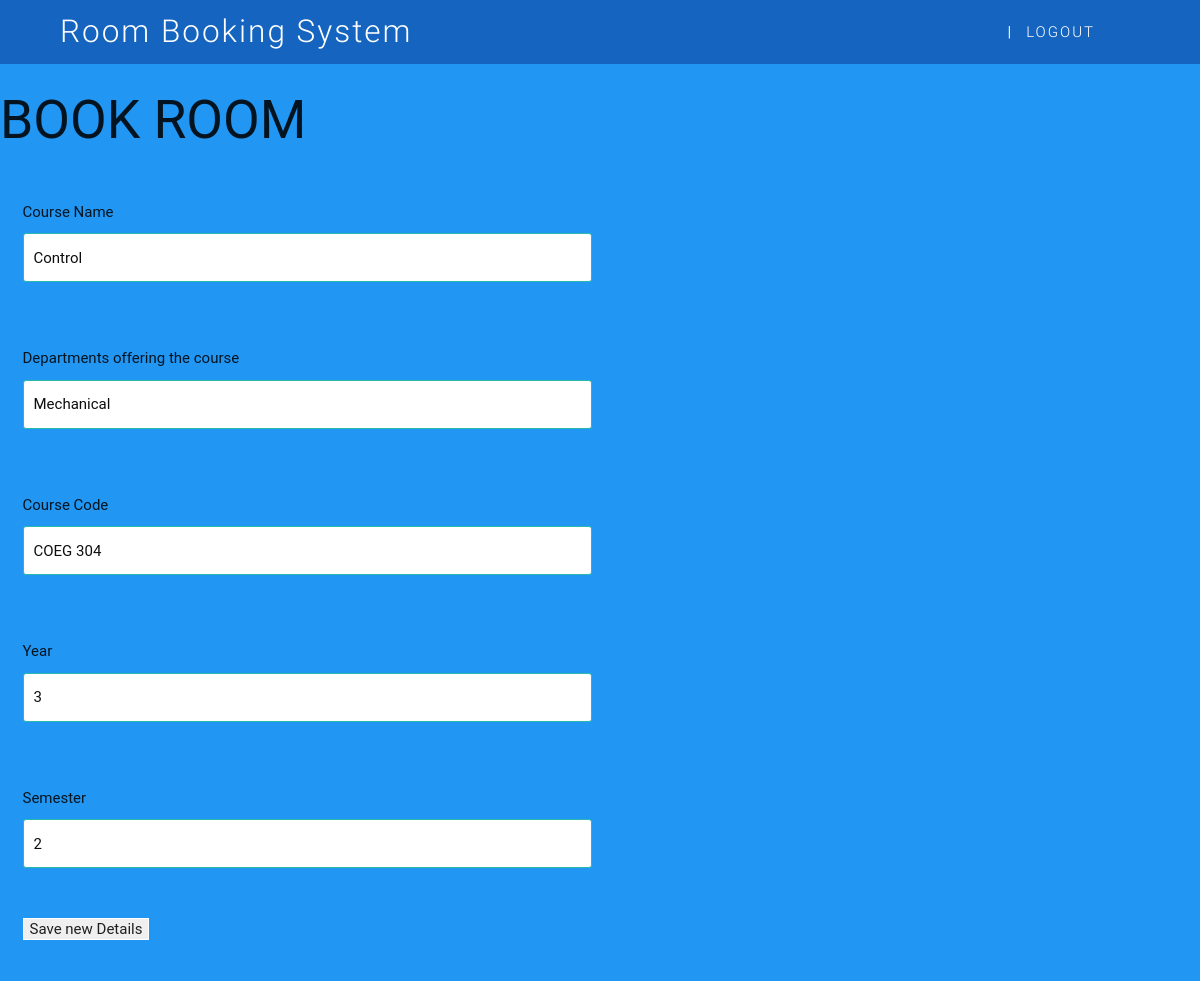
Screenshot of /php/edit_course_details.php?courseCode=COEG 304 with the database file from the repository.
### tables this page shows
CREATE TABLE IF NOT EXISTS `course` (
  `courseName` varchar(50) NOT NULL,
  `departmentName` varchar(50) NOT NULL,
  `courseCode` varchar(50) NOT NULL,
  `year` int(11) NOT NULL,
  `semester` int(11) NOT NULL
);

### php/edit_course_details.php (the view, shortened to what this page needs)
<?php
require 'database_connection.php';
$courseCode = $_GET['courseCode'];
$query = $mysqli->query("SELECT * FROM course WHERE courseCode='$courseCode' LIMIT 1") or die($mysqli->error);
if($query->num_rows){
  while($row = $query->fetch_array(MYSQLI_ASSOC)){
    $courseCode = $row['courseCode'];
    $departmentName = $row['departmentName'];
    $courseName = $row['courseName'];
    $year = $row['year'];
    $semester = $row['semester'];
  }
}
?>
<!DOCTYPE html>
<html>
<head>
    <link rel="stylesheet" type="text/css" href="../css/style.css">
    <link rel="stylesheet" type="text/css" href="../css/plugin.css">
</head>
<body>
 <div class="navbar-fixed">
    <nav id="nav_f" class="default_color" role="navigation">
        <div class="container">
            <div class="nav-wrapper">
            <a href="index.php" id="logo-container" class="brand-logo">Room Booking System</a>
                <ul class="right hide-on-med-and-down">
                    <li>|</li>
                    <li><a href="logout.php">LOGOUT</a></li>
                </ul>
            </div>
        </div>
    </nav>
</div>
<h2>BOOK ROOM</h2>
   <div class="row">
    <form class="col s6">
        <div class="row">
            <div class="input-field col s12">
        <p>Course Name</p><input name="courseName" id="courseName" type="text" value="<?=$courseName?>"/>
         </div>
        </div>
        <div class="row">
            <div class="input-field col s12">
        <p>Departments offering the course</p><input name="departmentName" id="departmentName" type="text" value="<?=$departmentName?>"/>
            </div>
        </div>
        <div class="row">
            <div class="input-field col s12">
                <p>Course Code</p> <input name="courseCode" id="courseCode" type="text" value="<?=$courseCode?>"/>
            </div>
        </div>
        <div class="row">
            <div class="input-field col s12">
                <p>Year</p><input name="year" id="year" type="number" value="<?=$year?>"/>
                </div>
        </div>
         <div class="row">
            <div class="input-field col s12">
                <p>Semester</p><input name="semester" id="semester" type="number" min="1" max="2" value="<?=$semester?>"/>
                </div>
        </div>
        <div class="row">
            <div class="input-field col s12">
                <input type="button" id="saveDetail" name="saveDetails" value="Save new Details"/>
                </div>
        </div>
    </form>
</div>
</body>

### css/style.css (style rules this page uses)
body { background: #2196F3; }
.default_color { background-color: #1565C0 !important }
#nav_f { box-shadow: none !important; -webkit-box-shadow: none !important }
.brand-logo { position: absolute; color: #fff; display: inline-block; font-size: 2.1rem; font-style: normal; font-weight: 300; padding: 0; letter-spacing: 2px }
nav ul a { font-size: 1.2rem; color: #FFF; letter-spacing: 2px; display: block; font-weight: 300; padding: 0px 15px }
input, textarea { border: 1px solid #fff }

### rows the page displays
course: courseName "Control", departmentName "Mechanical", courseCode "COEG 304", year "3", semester "2"
